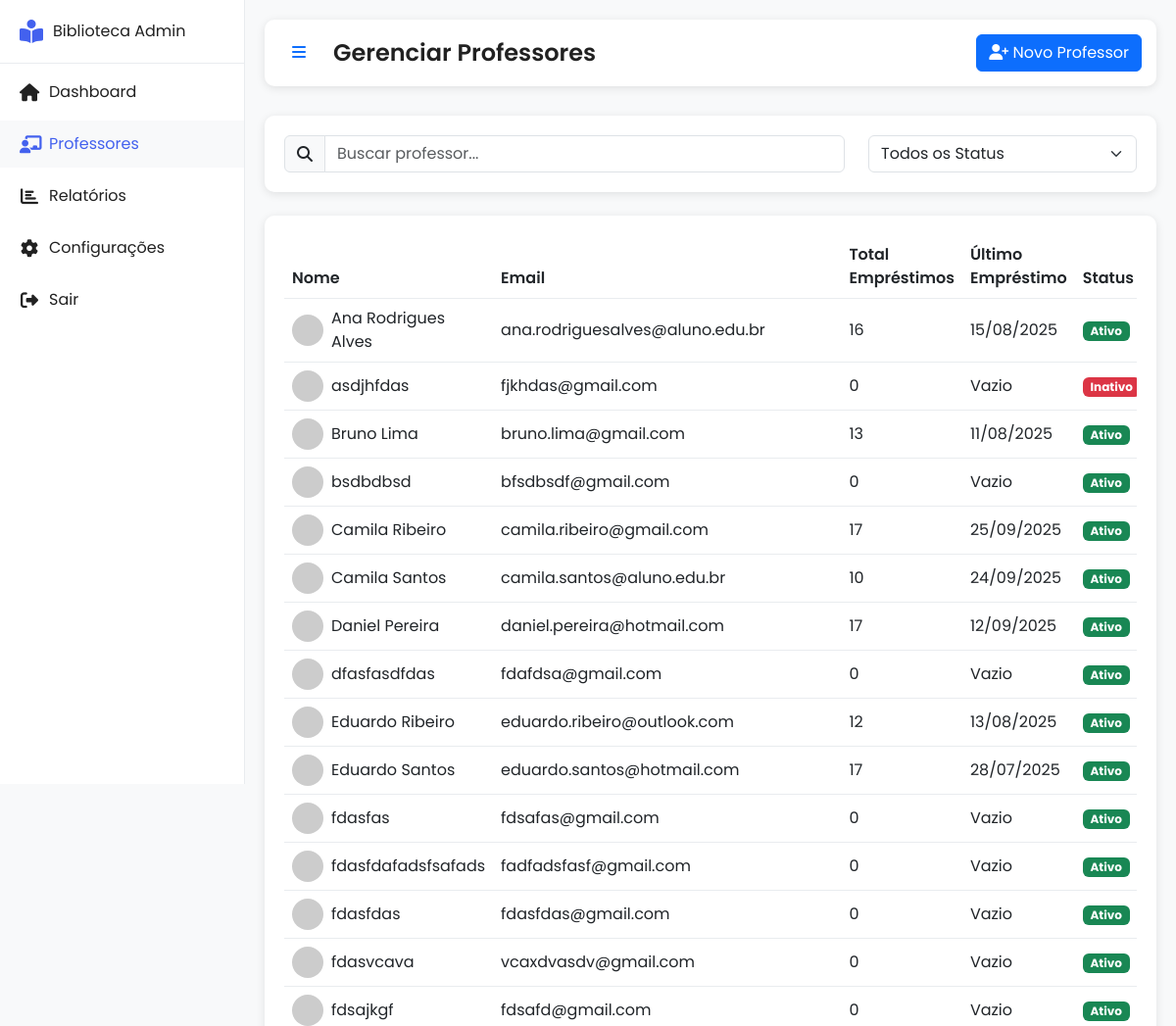
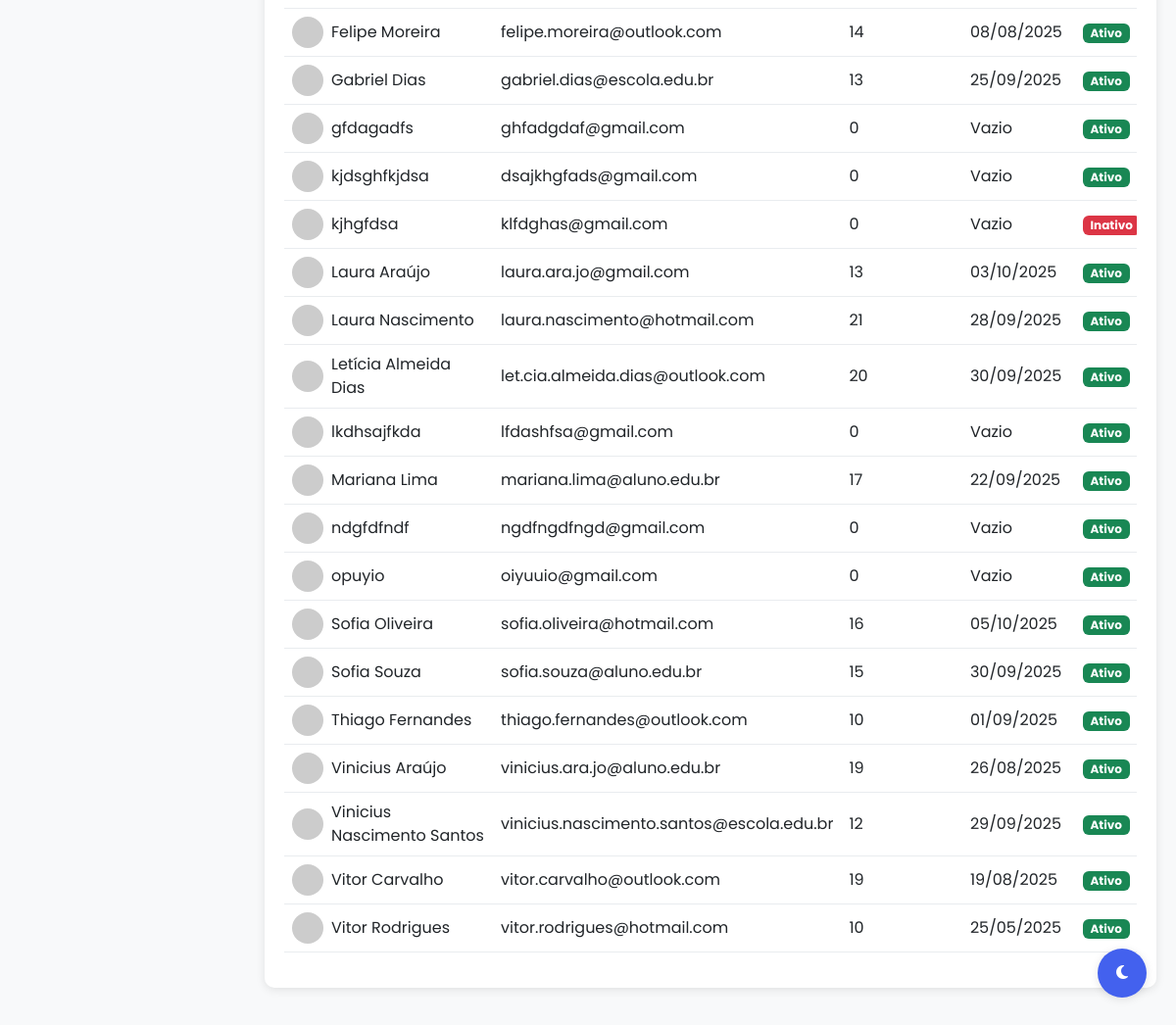
/frontend/admin/professores.php (signed in), run on the app's committed database (2 pictures, top to bottom).
### tables this page shows
CREATE TABLE `professores` (
  `id` int(11) NOT NULL,
  `nome` varchar(100) NOT NULL,
  `email` varchar(100) NOT NULL,
  `cpf` varchar(14) NOT NULL,
  `senha` varchar(255) NOT NULL,
  `data_cadastro` datetime DEFAULT current_timestamp(),
  `ultimo_login` datetime DEFAULT NULL,
  `ativo` tinyint(1) DEFAULT 1,
  `admin` tinyint(1) DEFAULT 0
);

### frontend/admin/professores.php (the view, shortened to what this page needs)
<?php
require_once '../../includes/conn.php';
$stmt = $conn->prepare("
    SELECT
        p.*,
        COUNT(e.id) as total_emprestimos,
        MAX(e.data_emprestimo) as ultimo_emprestimo
    FROM professores p
    LEFT JOIN emprestimos e ON p.id = e.professor_id
    GROUP BY p.id
    ORDER BY p.nome ASC
");
$stmt->execute();
$professores = $stmt->get_result();
?>
<!DOCTYPE html>
<html lang="pt" data-theme="light">
<head>
    <link href="https://cdn.jsdelivr.net/npm/bootstrap@5.3.0/dist/css/bootstrap.min.css" rel="stylesheet">
    <link rel="stylesheet" href="https://cdnjs.cloudflare.com/ajax/libs/font-awesome/6.4.0/css/all.min.css">
    <link rel="stylesheet" href="https://cdn.jsdelivr.net/npm/sweetalert2@11.0.19/dist/sweetalert2.min.css">
    <link rel="stylesheet" href="css/admin.css">
</head>
<body>
    <div class="sidebar">
        <div class="sidebar-header">
            <i class="fas fa-book-reader"></i>
            <span>Biblioteca Admin</span>
        </div>
        <nav class="sidebar-nav">
            <ul>
                <li>
                    <a href="dashboard.php">
                        <i class="fas fa-home"></i>
                        <span>Dashboard</span>
                    </a>
                </li>
                <li class="active">
                    <a href="professores.php">
                        <i class="fas fa-chalkboard-teacher"></i>
                        <span>Professores</span>
                    </a>
                </li>
                <li>
                    <a href="relatorios.php">
                        <i class="fas fa-chart-bar"></i>
                        <span>Relatórios</span>
                    </a>
                </li>
                <li>
                    <a href="configuracoes.php">
                        <i class="fas fa-cog"></i>
                        <span>Configurações</span>
                    </a>
                </li>
                <li>
                    <a href="logout.php">
                        <i class="fas fa-sign-out-alt"></i>
                        <span>Sair</span>
                    </a>
                </li>
            </ul>
        </nav>
    </div>
    <div class="main-content">
        <header class="content-header">
            <div class="header-left">
                <button id="sidebarToggle" class="btn btn-link">
                    <i class="fas fa-bars"></i>
                </button>
                <h1>Gerenciar Professores</h1>
            </div>
            <div class="header-right">
                <button class="btn btn-primary" data-bs-toggle="modal" data-bs-target="#novoProfessorModal">
                    <i class="fas fa-user-plus"></i> Novo Professor
                </button>
            </div>
        </header>
        <div class="card mb-4">
            <div class="card-body">
                <div class="row">
                    <div class="col-md-8">
                        <div class="input-group">
                            <span class="input-group-text">
                                <i class="fas fa-search"></i>
                            </span>
                            <input type="text" class="form-control" id="searchProfessor" placeholder="Buscar professor...">
                        </div>
                    </div>
                    <div class="col-md-4">
                        <select class="form-select" id="filterStatus">
                            <option value="">Todos os Status</option>
                        </select>
                    </div>
                </div>
            </div>
        </div>
        <div class="card">
            <div class="card-body">
                <div class="table-responsive">
                    <table class="table table-hover">
                        <thead>
                            <tr>
                                <th>Nome</th>
                                <th>Email</th>
                                <th>Total Empréstimos</th>
                                <th>Último Empréstimo</th>
                                <th>Status</th>
                            </tr>
                        </thead>
                        <tbody>
                            <?php while ($prof = $professores->fetch_assoc()): ?>
                                <tr>
                                    <td>
                                        <div class="d-flex align-items-center">
                                            <img src="https://ui-avatars.com/api/?name=<?php echo urlencode($prof['nome']); ?>&background=random"
                                                alt="<?php echo htmlspecialchars($prof['nome']); ?>"
                                                class="rounded-circle me-2"
                                                style="width: 32px; height: 32px;">
                                            <?php echo htmlspecialchars($prof['nome']); ?>
                                        </div>
                                    </td>
                                    <td><?php echo htmlspecialchars($prof['email']); ?></td>
                                    <td><?php echo $prof['total_emprestimos']; ?></td>
                                    <td>
                                        <?php
                                        echo $prof['ultimo_emprestimo']
                                            ? date('d/m/Y', strtotime($prof['ultimo_emprestimo']))
                                            : 'Vazio';
                                        ?>
                                    </td>
                                    <td>
                                        <?php if ($prof['ativo']): ?>
                                            <span class="badge bg-success">Ativo</span>
                                        <?php else: ?>
                                            <span class="badge bg-danger">Inativo</span>
                                        <?php endif; ?>
                                    </td>
                                </tr>
                            <?php endwhile; ?>
                        </tbody>
                    </table>
                </div>
            </div>
        </div>
    </div>
    <button class="theme-toggle" id="themeToggle">
        <i class="fas fa-moon" id="themeIcon"></i>
    </button>
</body>
</html>

### frontend/admin/css/admin.css (style rules this page uses)
:root { --primary-color: #4361ee; --primary-hover: #3a56d4; --secondary-color: #f0f4f8; --text-color: #212121; --card-bg: #ffffff; --body-bg: #f8f9fa; --sidebar-bg: #ffffff; --sidebar-color: #212121; --sidebar-hover: #f8f9fa; --header-bg: #ffffff; --shadow-color: rgba(0, 0, 0, 0.1); --border-color: #e9ecef; }
body { font-family: 'Poppins', sans-serif; background-color: var(--body-bg); color: var(--text-color); transition: all 0.3s ease; margin: 0; padding: 0; }
.sidebar { position: fixed; left: 0; top: 0; height: 100vh; width: 250px; background-color: var(--sidebar-bg); border-right: 1px solid var(--border-color); transition: all 0.3s ease; z-index: 1000; }
.sidebar-header { padding: 20px; display: flex; align-items: center; gap: 10px; border-bottom: 1px solid var(--border-color); }
.sidebar-header i { font-size: 24px; color: var(--primary-color); }
.sidebar-nav ul { list-style: none; padding: 0; margin: 0; }
.sidebar-nav li { margin: 5px 0; }
.sidebar-nav a { display: flex; align-items: center; padding: 12px 20px; color: var(--sidebar-color); text-decoration: none; transition: all 0.3s ease; gap: 10px; }
.sidebar-nav a:hover, .sidebar-nav li.active a { background-color: var(--sidebar-hover); color: var(--primary-color); }
.sidebar-nav i { font-size: 18px; width: 20px; text-align: center; }
.main-content { margin-left: 250px; padding: 20px; transition: all 0.3s ease; }
.content-header { display: flex; justify-content: space-between; align-items: center; margin-bottom: 30px; padding: 15px; background-color: var(--header-bg); border-radius: 10px; box-shadow: 0 2px 10px var(--shadow-color); }
.header-left { display: flex; align-items: center; gap: 15px; }
.header-left h1 { margin: 0; font-size: 24px; font-weight: 600; }
.card { background-color: var(--card-bg); border: none; border-radius: 10px; box-shadow: 0 2px 10px var(--shadow-color); margin-bottom: 20px; }
.card-body { padding: 20px; }
.table { color: var(--text-color); }
.table th { border-bottom-color: var(--border-color); font-weight: 600; }
.table td { border-bottom-color: var(--border-color); vertical-align: middle; }
.theme-toggle { position: fixed; bottom: 30px; right: 30px; width: 50px; height: 50px; border-radius: 50%; background-color: var(--primary-color); color: white; border: none; box-shadow: 0 2px 10px var(--shadow-color); cursor: pointer; transition: all 0.3s ease; z-index: 1000; }
.stats-card, .card { animation: fadeIn 0.5s ease forwards; }

### data on the page
professores: nome "Ana Rodrigues Alves", email "ana.rodriguesalves@aluno.edu.br", total_emprestimos "16", ultimo_emprestimo "15/08/2025", ativo "Ativo"
professores: nome "asdjhfdas", email "fjkhdas@gmail.com", total_emprestimos "0", shows "Vazio", ativo "Inativo"
professores: nome "Bruno Lima", email "bruno.lima@gmail.com", total_emprestimos "13", ultimo_emprestimo "11/08/2025", ativo "Ativo"
professores: nome "bsdbdbsd", email "bfsdbsdf@gmail.com", total_emprestimos "0", shows "Vazio", ativo "Ativo"
professores: nome "Camila Ribeiro", email "camila.ribeiro@gmail.com", total_emprestimos "17", ultimo_emprestimo "25/09/2025", ativo "Ativo"
professores: nome "Camila Santos", email "camila.santos@aluno.edu.br", total_emprestimos "10", ultimo_emprestimo "24/09/2025", ativo "Ativo"
professores: nome "Daniel Pereira", email "daniel.pereira@hotmail.com", total_emprestimos "17", ultimo_emprestimo "12/09/2025", ativo "Ativo"
professores: nome "dfasfasdfdas", email "fdafdsa@gmail.com", total_emprestimos "0", shows "Vazio", ativo "Ativo"
professores: nome "Eduardo Ribeiro", email "eduardo.ribeiro@outlook.com", total_emprestimos "12", ultimo_emprestimo "13/08/2025", ativo "Ativo"
professores: nome "Eduardo Santos", email "eduardo.santos@hotmail.com", total_emprestimos "17", ultimo_emprestimo "28/07/2025", ativo "Ativo"
professores: nome "fdasfas", email "fdsafas@gmail.com", total_emprestimos "0", shows "Vazio", ativo "Ativo"
professores: nome "fdasfdafadsfsafads", email "fadfadsfasf@gmail.com", total_emprestimos "0", shows "Vazio", ativo "Ativo"
professores: nome "fdasfdas", email "fdasfdas@gmail.com", total_emprestimos "0", shows "Vazio", ativo "Ativo"
professores: nome "fdasvcava", email "vcaxdvasdv@gmail.com", total_emprestimos "0", shows "Vazio", ativo "Ativo"
professores: nome "fdsajkgf", email "fdsafd@gmail.com", total_emprestimos "0", shows "Vazio", ativo "Ativo"
professores: nome "Felipe Moreira", email "felipe.moreira@outlook.com", total_emprestimos "14", ultimo_emprestimo "08/08/2025", ativo "Ativo"
professores: nome "Gabriel Dias", email "gabriel.dias@escola.edu.br", total_emprestimos "13", ultimo_emprestimo "25/09/2025", ativo "Ativo"
professores: nome "gfdagadfs", email "ghfadgdaf@gmail.com", total_emprestimos "0", shows "Vazio", ativo "Ativo"
professores: nome "kjdsghfkjdsa", email "dsajkhgfads@gmail.com", total_emprestimos "0", shows "Vazio", ativo "Ativo"
professores: nome "kjhgfdsa", email "klfdghas@gmail.com", total_emprestimos "0", shows "Vazio", ativo "Inativo"
professores: nome "Laura Araújo", email "laura.ara.jo@gmail.com", total_emprestimos "13", ultimo_emprestimo "03/10/2025", ativo "Ativo"
professores: nome "Laura Nascimento", email "laura.nascimento@hotmail.com", total_emprestimos "21", ultimo_emprestimo "28/09/2025", ativo "Ativo"
professores: nome "Letícia Almeida Dias", email "let.cia.almeida.dias@outlook.com", total_emprestimos "20", ultimo_emprestimo "30/09/2025", ativo "Ativo"
professores: nome "lkdhsajfkda", email "lfdashfsa@gmail.com", total_emprestimos "0", shows "Vazio", ativo "Ativo"
professores: nome "Mariana Lima", email "mariana.lima@aluno.edu.br", total_emprestimos "17", ultimo_emprestimo "22/09/2025", ativo "Ativo"
professores: nome "ndgfdfndf", email "ngdfngdfngd@gmail.com", total_emprestimos "0", shows "Vazio", ativo "Ativo"
professores: nome "opuyio", email "oiyuuio@gmail.com", total_emprestimos "0", shows "Vazio", ativo "Ativo"
professores: nome "Sofia Oliveira", email "sofia.oliveira@hotmail.com", total_emprestimos "16", ultimo_emprestimo "05/10/2025", ativo "Ativo"
professores: nome "Sofia Souza", email "sofia.souza@aluno.edu.br", total_emprestimos "15", ultimo_emprestimo "30/09/2025", ativo "Ativo"
professores: nome "Thiago Fernandes", email "thiago.fernandes@outlook.com", total_emprestimos "10", ultimo_emprestimo "01/09/2025", ativo "Ativo"
professores: nome "Vinicius Araújo", email "vinicius.ara.jo@aluno.edu.br", total_emprestimos "19", ultimo_emprestimo "26/08/2025", ativo "Ativo"
professores: nome "Vinicius Nascimento Santos", email "vinicius.nascimento.santos@escola.edu.br", total_emprestimos "12", ultimo_emprestimo "29/09/2025", ativo "Ativo"
professores: nome "Vitor Carvalho", email "vitor.carvalho@outlook.com", total_emprestimos "19", ultimo_emprestimo "19/08/2025", ativo "Ativo"
professores: nome "Vitor Rodrigues", email "vitor.rodrigues@hotmail.com", total_emprestimos "10", ultimo_emprestimo "25/05/2025", ativo "Ativo"
